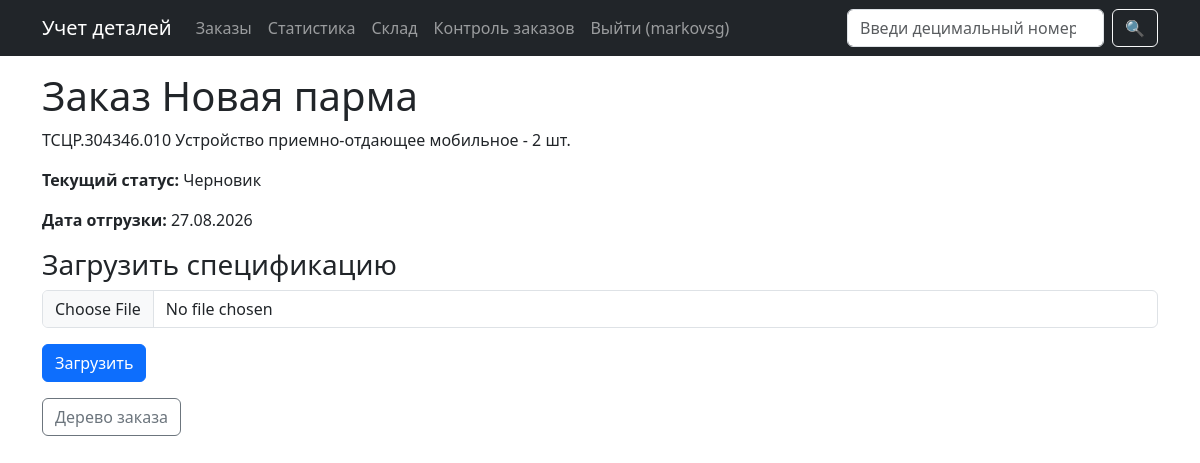
The app's page /order/58/ (signed in) with its own data.
### scanner/models.py (models this page shows)
class Order(models.Model):
    STATUS_CHOICES = [
        ('draft', 'Черновик'),
        ('in_progress', 'В работе'),
        ('paused', 'Приостановлен'),
        ('completed', 'Завершён'),
        ('shipped', 'Отгружен'),
        ('closed', 'Закрыт'),
    ]
    order_number = models.CharField(max_length=100, verbose_name='Номер договора')
    full_name = models.CharField(max_length=500, unique=True, null=True, blank=True, verbose_name='Полное наименование')
    created_at = models.DateTimeField(auto_now_add=True, verbose_name='Дата создания')
    due_date = models.DateField(null=True, blank=True, verbose_name='Дата отгрузки')
    status = models.CharField(max_length=20, choices=STATUS_CHOICES, default='draft', verbose_name='Статус')
    def __str__(self):
        return f"Заказ {self.order_number}"
    color1 = models.CharField(max_length=7, default='#ffffff', verbose_name='Цвет 1')
    color2 = models.CharField(max_length=7, default='#ffffff', verbose_name='Цвет 2')
    class Meta:
        verbose_name = 'Заказ'
        verbose_name_plural = 'Заказы'

### scanner/views.py (the view)
# urls.py: path('order/<int:order_id>/', views.order_detail, name='order_detail'),
@login_required
def order_detail(request, order_id):
    order = get_object_or_404(Order, pk=order_id)
    return render(request, 'scanner/order_detail.html', {'order': order})

### scanner/templates/scanner/order_detail.html (shortened to what this page needs)
{% extends 'scanner/base.html' %}
{% block content %}
<h1>Заказ {{ order.order_number }}</h1>
<p>{{ order.full_name }}</p>
<div class="mb-3">
    <strong>Текущий статус:</strong> {{ order.get_status_display }}
</div>
{% if user.is_staff %}
<div class="mb-3">
    <strong>Изменить статус:</strong>
    {% for key, label in order.STATUS_CHOICES %}
        {% if key != order.status %}
            <a href="{% url 'change_order_status' order.id key %}" class="btn btn-sm btn-outline-secondary ms-1">{{ label }}</a>
        {% endif %}
    {% endfor %}
</div>
<div class="mb-3">
    <strong>Дата отгрузки:</strong>
    <form method="post" action="{% url 'update_order_due_date' order.id %}" class="d-inline">
        {% csrf_token %}
        <input type="date" name="due_date" value="{{ order.due_date|date:'Y-m-d' }}" class="form-control form-control-sm d-inline" style="width: 150px;">
        <button type="submit" class="btn btn-sm btn-outline-secondary ms-1">Сохранить</button>
    </form>
</div>
<div class="mb-3">
    <strong>Цветовая маркировка:</strong>
    <form method="post" action="{% url 'save_order_colors' order.id %}" class="d-inline">
        {% csrf_token %}
        <input type="color" name="color1" value="{{ order.color1 }}" class="form-control form-control-sm d-inline" style="width: 60px; height: 30px;">
        <input type="color" name="color2" value="{{ order.color2 }}" class="form-control form-control-sm d-inline ms-1" style="width: 60px; height: 30px;">
        <button type="submit" class="btn btn-sm btn-outline-secondary ms-1">Сохранить цвета</button>
    </form>
</div>
{% else %}
<div class="mb-3">
    <strong>Дата отгрузки:</strong> {{ order.due_date|date:"d.m.Y"|default:"—" }}
</div>
{% endif %}
<h3>Загрузить спецификацию</h3>
<form method="post" enctype="multipart/form-data" action="{% url 'order_import' order.id %}">
    <div class="mb-3">
        <input type="file" name="file" accept=".xlsx,.xls" required class="form-control">
    </div>
    <button type="submit" class="btn btn-primary">Загрузить</button>
</form>
<a href="{% url 'order_tree' order.id %}" class="btn btn-outline-secondary mt-3">Дерево заказа</a>
{% endblock %}

### scanner/templates/scanner/base.html (shortened to what this page needs)
<!DOCTYPE html>
<html lang="ru">
<head>
    <link href="https://cdn.jsdelivr.net/npm/bootstrap@5.3.0/dist/css/bootstrap.min.css" rel="stylesheet">
    <link href="https://cdn.jsdelivr.net/npm/bootstrap-icons@1.10.0/font/bootstrap-icons.css" rel="stylesheet">
</head>
<body>
<nav class="navbar navbar-expand-lg navbar-dark bg-dark mb-3">
    <div class="container">
        <a class="navbar-brand" href="{% url 'home' %}">Учет деталей</a>
        <div class="collapse navbar-collapse" id="mainNav">
            <ul class="navbar-nav me-auto">
                <li class="nav-item"><a class="nav-link" href="{% url 'order_list' %}">Заказы</a></li>
                {% if user.is_authenticated and user.employee %}
                    {% with user.employee.role as role %}
                        {% if role in 'admin,dispatcher,master,technologist,supervisor' %}
                            <li class="nav-item"><a class="nav-link" href="{% url 'stats' %}">Статистика</a></li>
                        {% endif %}
                        <li class="nav-item"><a class="nav-link" href="{% url 'warehouse' %}">Склад</a></li>
                        {% if role in 'admin,dispatcher,master,technologist,supervisor' %}
                            <li class="nav-item"><a class="nav-link" href="{% url 'orders_control' %}">Контроль заказов</a></li>
                        {% endif %}
                        <li class="nav-item"><a class="nav-link" href="{% url 'logout' %}">Выйти ({{ user.username }})</a></li>
                    {% endwith %}
                {% elif user.is_authenticated %}
                    <li class="nav-item"><a class="nav-link" href="{% url 'logout' %}">Выйти ({{ user.username }})</a></li>
                {% endif %}
            </ul>
            <form class="d-flex mt-2 mt-lg-0" method="get" action="{% url 'search' %}">
                <input class="form-control me-2" type="search" name="q" placeholder="Введи децимальный номер" aria-label="Search">
                <button class="btn btn-outline-light" type="submit">🔍</button>
            </form>
        </div>
    </div>
</nav>
<div class="container">
    {% block content %}{% endblock %}
</div>
</body>
</html>

### scanner/templates/scanner/base.html (style rules this page uses)
.container { padding-left: 12px; padding-right: 12px; }

### records on screen
Order: order_number "Новая парма", full_name "ТСЦР.304346.010 Устройство приемно-отдающее мобильное - 2 шт.", status "Черновик", due_date "27.08.2026"

### other values on screen
{{ user.username }} "markovsg"
